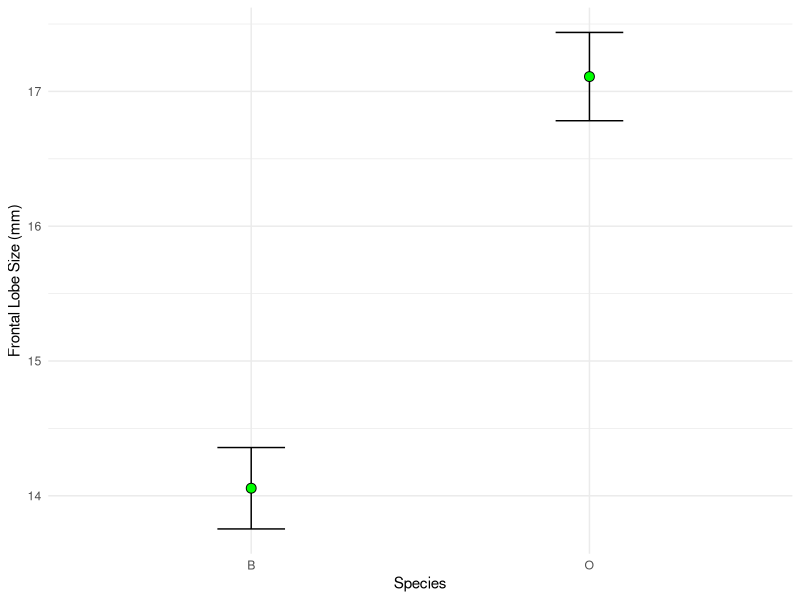
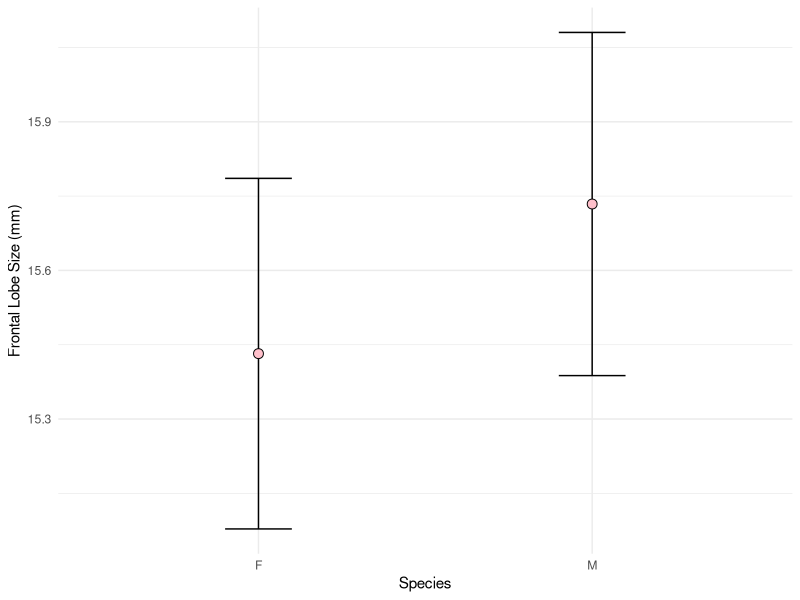
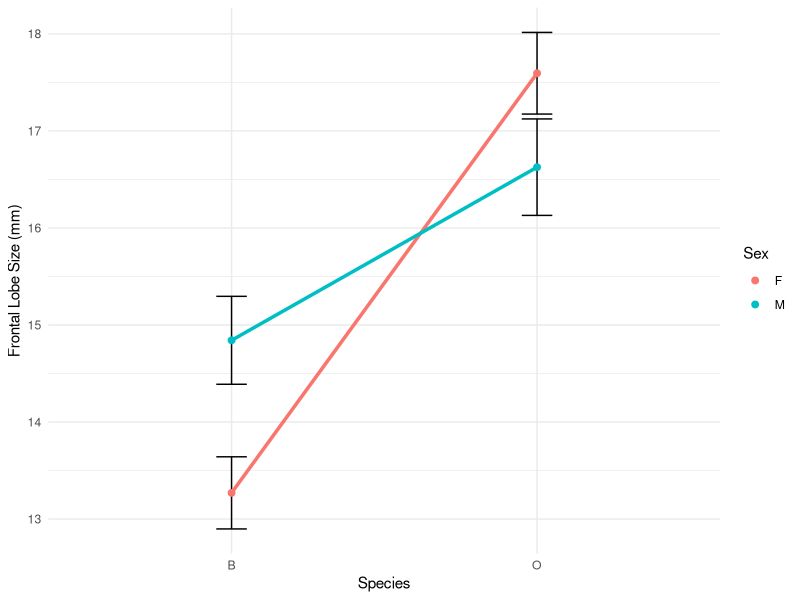

Write R code to recreate these figures, in order.
## ---- chunk 1
knitr::opts_chunk$set(echo = TRUE)
## ---- chunk 2
library(car)
library(tidyverse)
library(ggplot2)
library(MASS)
library(emmeans)
## ---- chunk 3
crab_df <- crabs

head(crab_df)
## ---- chunk 4

# specify sum-to-zero
options(contrasts = c("contr.sum", "contr.poly"))

fixed_model.noInteract <- aov(FL ~ sp + sex, data=crab_df)

summary(fixed_model.noInteract)
## ---- chunk 5
sex_means <- crab_df %>% 
  group_by(sex) %>% 
  summarise(mu=mean(FL),
            mu_se = sd(FL)/sqrt(n()))

sp_means <- crab_df %>% 
  group_by(sp) %>% 
  summarise(mu=mean(FL),
            mu_se = sd(FL)/sqrt(n()))
## ---- chunk 6
ggplot(sp_means, aes(x=sp, y=mu)) + 
  geom_errorbar(aes(ymin=mu-mu_se, ymax=mu+mu_se), width=.2) + 
  geom_point(size=3, fill='green', color = 'black', shape=21) + 
  labs(y='Frontal Lobe Size (mm)', x='Species') + 
  theme_minimal()
## ---- chunk 7
ggplot(sex_means, aes(x=sex, y=mu)) + 
  geom_errorbar(aes(ymin=mu-mu_se, ymax=mu+mu_se), width=.2) + 
  geom_point(size=3, fill='pink', color = 'black', shape=21) + 
  labs(y='Frontal Lobe Size (mm)', x='Species') + 
  theme_minimal()
## ---- chunk 8
fixed_model.interact <- aov(FL ~ sp + sex + sp:sex, data=crab_df)

# The below line of code will give you the same model as above
# fixed_model.interact <- aov(FL ~ sp*sex, data=crab_df)

summary(fixed_model.interact)
## ---- chunk 9
sex_sp_means <- crab_df %>% 
  group_by(sp,sex) %>% 
  summarise(mu = mean(FL),
            mu_se = sd(FL)/sqrt(n()))
## ---- chunk 10
ggplot(sex_sp_means, aes(x=sp, y=mu, color=sex)) + 
  geom_errorbar(aes(ymin=mu-mu_se,ymax=mu+mu_se), 
                show.legend=F, width=.1, color='black') + 
  geom_point(size=2) + 
  geom_line(aes(group=sex), show.legend = F, size=1.2) + 
  labs(y='Frontal Lobe Size (mm)', x='Species', color='Sex') + 
  theme_minimal()
## ---- chunk 11
species.B <- subset(crab_df, sp == 'B')
species.O <- subset(crab_df, sp == 'O')

sex.F <- subset(crab_df, sex == 'F')
sex.M <- subset(crab_df, sex == 'M')
## ---- chunk 12
summary(aov(FL ~ sex, data=species.B))
## ---- chunk 13
summary(aov(FL ~ sex, data=species.O))
## ---- chunk 14
summary(aov(FL ~ sp, data=sex.F))
## ---- chunk 15
summary(aov(FL ~ sp, data=sex.M))
## ---- chunk 16
tooth_df <- ToothGrowth

head(tooth_df)
